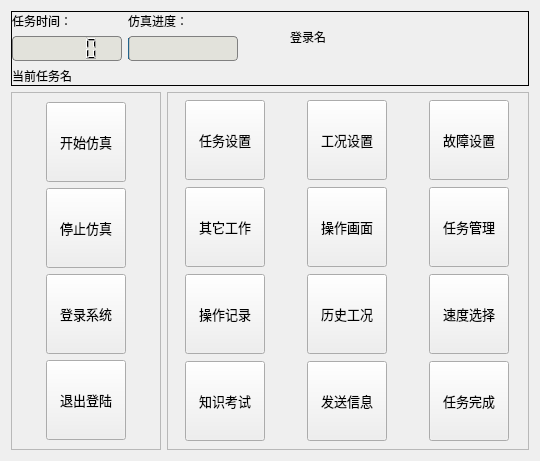
  <widget class="QWidget" name="centralwidget">
   <layout class="QGridLayout" name="gridLayout_2">
    <item row="0" column="0" colspan="2">
     <widget class="QFrame" name="frame">
      <property name="maximumSize">
       <size>
        <width>16777215</width>
        <height>16777215</height>
       </size>
      </property>
      <property name="frameShape">
       <enum>QFrame::Panel</enum>
      </property>
      <property name="frameShadow">
       <enum>QFrame::Plain</enum>
      </property>
      <layout class="QHBoxLayout" name="horizontalLayout">
       <property name="margin">
        <number>0</number>
       </property>
       <item>
        <layout class="QGridLayout" name="gridLayout_4">
         <item row="0" column="0">
          <layout class="QVBoxLayout" name="verticalLayout_2">
           <item>
            <widget class="QLabel" name="label_2">
             <property name="text">
              <string>任务时间：</string>
             </property>
            </widget>
           </item>
           <item>
            <widget class="QLCDNumber" name="taskTime">
             <property name="minimumSize">
              <size>
               <width>110</width>
               <height>25</height>
              </size>
             </property>
             <property name="maximumSize">
              <size>
               <width>110</width>
               <height>25</height>
              </size>
             </property>
             <property name="styleSheet">
              <string notr="true">border: 1px solid grey; border-radius: 4px; text-align: center; 
background-color: rgb(226,226,219);</string>
             </property>
            </widget>
           </item>
          </layout>
         </item>
         <item row="0" column="1">
          <layout class="QVBoxLayout" name="verticalLayout_3">
           <item>
            <widget class="QLabel" name="label_3">
             <property name="text">
              <string>仿真进度：</string>
             </property>
            </widget>
           </item>
           <item>
            <widget class="QProgressBar" name="SimuProgress">
             <property name="minimumSize">
              <size>
               <width>110</width>
               <height>25</height>
              </size>
             </property>
             <property name="maximumSize">
              <size>
               <width>110</width>
               <height>25</height>
              </size>
             </property>
             <property name="styleSheet">
              <string notr="true">border: 1px solid grey; border-radius: 4px; text-align: center; 
background-color: rgb(226,226,219);</string>
             </property>
             <property name="value">
              <number>0</number>
             </property>
             <property name="textVisible">
              <bool>false</bool>
             </property>
            </widget>
           </item>
          </layout>
         </item>
         <item row="0" column="2">
          <spacer name="horizontalSpacer">
           <property name="orientation">
            <enum>Qt::Horizontal</enum>
           </property>
           <property name="sizeHint" stdset="0">
            <size>
             <width>40</width>
             <height>20</height>
            </size>
           </property>
          </spacer>
         </item>
         <item row="0" column="3">
          <widget class="QLabel" name="labelInfo">
           <property name="minimumSize">
            <size>
             <width>0</width>
             <height>0</height>
            </size>
           </property>
           <property name="maximumSize">
            <size>
             <width>120</width>
             <height>16777215</height>
            </size>
           </property>
           <property name="text">
            <string>登录名</string>
           </property>
          </widget>
         </item>
         <item row="0" column="4">
          <spacer name="horizontalSpacer_2">
           <property name="orientation">
            <enum>Qt::Horizontal</enum>
           </property>
           <property name="sizeHint" stdset="0">
            <size>
             <width>40</width>
             <height>20</height>
            </size>
           </property>
          </spacer>
         </item>
         <item row="1" column="0" colspan="5">
          <widget class="QLabel" name="labelCurTaskName">
           <property name="text">
            <string>当前任务名</string>
           </property>
          </widget>
         </item>
        </layout>
       </item>
       <item>
        <widget class="QLabel" name="labelLogo">
         <property name="minimumSize">
          <size>
           <width>150</width>
           <height>0</height>
          </size>
         </property>
         <property name="maximumSize">
          <size>
           <width>130</width>
           <height>55</height>
          </size>
         </property>
         <property name="styleSheet">
          <string notr="true">border-image: url(:/pic/images/logo.png);</string>
         </property>
         <property name="text">
          <string/>
         </property>
        </widget>
       </item>
      </layout>
     </widget>
    </item>
    <item row="1" column="0">
     <widget class="QFrame" name="frame_5">
      <property name="maximumSize">
       <size>
        <width>150</width>
        <height>16777215</height>
       </size>
      </property>
      <property name="cursor">
       <cursorShape>PointingHandCursor</cursorShape>
      </property>
      <property name="autoFillBackground">
       <bool>false</bool>
      </property>
      <property name="styleSheet">
       <string/>
      </property>
      <property name="frameShape">
       <enum>QFrame::StyledPanel</enum>
      </property>
      <property name="frameShadow">
       <enum>QFrame::Plain</enum>
      </property>
      <layout class="QGridLayout" name="gridLayout_3">
       <item row="0" column="0">
        <widget class="QToolButton" name="buttonStart">
         <property name="minimumSize">
          <size>
           <width>80</width>
           <height>80</height>
          </size>
         </property>
         <property name="font">
          <font>
           <family>宋体</family>
           <pointsize>10</pointsize>
           <weight>50</weight>
           <italic>false</italic>
           <bold>false</bold>
          </font>
         </property>
         <property name="styleSheet">
          <string notr="true">font: 10pt &quot;宋体&quot;;</string>
         </property>
         <property name="text">
          <string>开始仿真</string>
         </property>
         <property name="icon">
          <iconset resource="../SimuTrainee.qrc">
           <normaloff>:/pic/images/Poisson_009.png</normaloff>:/pic/images/Poisson_009.png</iconset>
         </property>
         <property name="iconSize">
          <size>
           <width>40</width>
           <height>40</height>
          </size>
         </property>
         <property name="popupMode">
          <enum>QToolButton::DelayedPopup</enum>
         </property>
         <property name="toolButtonStyle">
          <enum>Qt::ToolButtonTextUnderIcon</enum>
         </property>
        </widget>
       </item>
       <item row="5" column="0">
        <widget class="QToolButton" name="buttonLogout">
         <property name="minimumSize">
          <size>
           <width>80</width>
           <height>80</height>
          </size>
         </property>
         <property name="font">
          <font>
           <family>宋体</family>
           <pointsize>10</pointsize>
           <weight>50</weight>
           <italic>false</italic>
           <bold>false</bold>
          </font>
         </property>
         <property name="styleSheet">
          <string notr="true">font: 10pt &quot;宋体&quot;;</string>
         </property>
         <property name="text">
          <string>退出登陆</string>
         </property>
         <property name="icon">
          <iconset resource="../SimuTrainee.qrc">
           <normaloff>:/pic/images/未标题-11.png</normaloff>:/pic/images/未标题-11.png</iconset>
         </property>
         <property name="iconSize">
          <size>
           <width>40</width>
           <height>40</height>
          </size>
         </property>
         <property name="popupMode">
          <enum>QToolButton::DelayedPopup</enum>
         </property>
         <property name="toolButtonStyle">
          <enum>Qt::ToolButtonTextUnderIcon</enum>
         </property>
        </widget>
       </item>
       <item row="3" column="0">
        <widget class="QToolButton" name="buttonStop">
         <property name="minimumSize">
          <size>
           <width>80</width>
           <height>80</height>
          </size>
         </property>
         <property name="font">
          <font>
           <family>宋体</family>
           <pointsize>10</pointsize>
           <weight>50</weight>
           <italic>false</italic>
           <bold>false</bold>
          </font>
         </property>
         <property name="styleSheet">
          <string notr="true">font: 10pt &quot;宋体&quot;;</string>
         </property>
         <property name="text">
          <string>停止仿真</string>
         </property>
         <property name="icon">
          <iconset resource="../SimuTrainee.qrc">
           <normaloff>:/pic/images/transparenc_ystal_140.png</normaloff>:/pic/images/transparenc_ystal_140.png</iconset>
         </property>
         <property name="iconSize">
          <size>
           <width>40</width>
           <height>40</height>
          </size>
         </property>
         <property name="popupMode">
          <enum>QToolButton::DelayedPopup</enum>
         </property>
         <property name="toolButtonStyle">
          <enum>Qt::ToolButtonTextUnderIcon</enum>
         </property>
        </widget>
       </item>
       <item row="4" column="0">
        <widget class="QToolButton" name="buttonLogin">
         <property name="minimumSize">
          <size>
           <width>80</width>
           <height>80</height>
          </size>
         </property>
         <property name="font">
          <font>
           <family>宋体</family>
           <pointsize>10</pointsize>
           <weight>50</weight>
           <italic>false</italic>
           <bold>false</bold>
          </font>
         </property>
         <property name="styleSheet">
          <string notr="true">font: 10pt &quot;宋体&quot;;</string>
         </property>
         <property name="text">
          <string>登录系统</string>
         </property>
         <property name="icon">
          <iconset resource="../SimuTrainee.qrc">
           <normaloff>:/pic/images/未标题-8.png</normaloff>:/pic/images/未标题-8.png</iconset>
         </property>
         <property name="iconSize">
          <size>
           <width>40</width>
           <height>40</height>
          </size>
         </property>
         <property name="popupMode">
          <enum>QToolButton::DelayedPopup</enum>
         </property>
         <property name="toolButtonStyle">
          <enum>Qt::ToolButtonTextUnderIcon</enum>
         </property>
        </widget>
       </item>
      </layout>
     </widget>
    </item>
    <item row="1" column="1">
     <widget class="QFrame" name="frame_4">
      <property name="cursor">
       <cursorShape>PointingHandCursor</cursorShape>
      </property>
      <property name="autoFillBackground">
       <bool>false</bool>
      </property>
      <property name="styleSheet">
       <string/>
      </property>
      <property name="frameShape">
       <enum>QFrame::StyledPanel</enum>
      </property>
      <property name="frameShadow">
       <enum>QFrame::Plain</enum>
      </property>
      <layout class="QGridLayout" name="gridLayout">
       <property name="horizontalSpacing">
        <number>25</number>
       </property>
       <property name="verticalSpacing">
        <number>0</number>
       </property>
       <property name="margin">
        <number>0</number>
       </property>
       <item row="1" column="5">
        <widget class="QToolButton" name="buttonTask">
         <property name="minimumSize">
          <size>
           <width>80</width>
           <height>80</height>
          </size>
         </property>
         <property name="font">
          <font>
           <family>宋体</family>
           <pointsize>10</pointsize>
           <weight>50</weight>
           <italic>false</italic>
           <bold>false</bold>
          </font>
         </property>
         <property name="styleSheet">
          <string notr="true">font: 10pt &quot;宋体&quot;;</string>
         </property>
         <property name="text">
          <string>任务管理</string>
         </property>
         <property name="icon">
          <iconset resource="../SimuTrainee.qrc">
           <normaloff>:/pic/images/未标题-3.png</normaloff>:/pic/images/未标题-3.png</iconset>
         </property>
         <property name="iconSize">
          <size>
           <width>40</width>
           <height>40</height>
          </size>
         </property>
         <property name="popupMode">
          <enum>QToolButton::DelayedPopup</enum>
         </property>
         <property name="toolButtonStyle">
          <enum>Qt::ToolButtonTextUnderIcon</enum>
         </property>
        </widget>
       </item>
       <item row="2" column="2">
        <widget class="QToolButton" name="buttonRecord">
         <property name="enabled">
          <bool>true</bool>
         </property>
         <property name="minimumSize">
          <size>
           <width>80</width>
           <height>80</height>
          </size>
         </property>
         <property name="font">
          <font>
           <family>宋体</family>
           <pointsize>10</pointsize>
           <weight>50</weight>
           <italic>false</italic>
           <bold>false</bold>
          </font>
         </property>
         <property name="styleSheet">
          <string notr="true">font: 10pt &quot;宋体&quot;;</string>
         </property>
         <property name="text">
          <string>操作记录</string>
         </property>
         <property name="icon">
          <iconset resource="../SimuTrainee.qrc">
           <normaloff>:/pic/images/png133_134.png</normaloff>:/pic/images/png133_134.png</iconset>
         </property>
         <property name="iconSize">
          <size>
           <width>40</width>
           <height>40</height>
          </size>
         </property>
         <property name="popupMode">
          <enum>QToolButton::DelayedPopup</enum>
         </property>
         <property name="toolButtonStyle">
          <enum>Qt::ToolButtonTextUnderIcon</enum>
         </property>
        </widget>
       </item>
       <item row="5" column="5">
        <widget class="QToolButton" name="buttonTaskFinished">
         <property name="minimumSize">
          <size>
           <width>80</width>
           <height>80</height>
          </size>
         </property>
         <property name="font">
          <font>
           <family>宋体</family>
           <pointsize>10</pointsize>
           <weight>50</weight>
           <italic>false</italic>
           <bold>false</bold>
          </font>
         </property>
         <property name="styleSheet">
          <string notr="true">font: 10pt &quot;宋体&quot;;</string>
         </property>
         <property name="text">
          <string>任务完成</string>
         </property>
         <property name="icon">
          <iconset resource="../SimuTrainee.qrc">
           <normaloff>:/pic/images/transparenc_ystal_180.png</normaloff>:/pic/images/transparenc_ystal_180.png</iconset>
         </property>
         <property name="iconSize">
          <size>
           <width>40</width>
           <height>40</height>
          </size>
         </property>
         <property name="checkable">
          <bool>false</bool>
         </property>
         <property name="popupMode">
          <enum>QToolButton::DelayedPopup</enum>
         </property>
         <property name="toolButtonStyle">
          <enum>Qt::ToolButtonTextUnderIcon</enum>
         </property>
        </widget>
       </item>
       <item row="0" column="5">
        <widget class="QToolButton" name="buttonSetFault">
         <property name="minimumSize">
          <size>
           <width>80</width>
           <height>80</height>
          </size>
         </property>
         <property name="font">
          <font>
           <family>宋体</family>
           <pointsize>10</pointsize>
           <weight>50</weight>
           <italic>false</italic>
           <bold>false</bold>
          </font>
         </property>
         <property name="styleSheet">
          <string notr="true">font: 10pt &quot;宋体&quot;;</string>
         </property>
         <property name="text">
          <string>故障设置</string>
         </property>
         <property name="icon">
          <iconset resource="../SimuTrainee.qrc">
           <normaloff>:/pic/images/未标题-7.png</normaloff>:/pic/images/未标题-7.png</iconset>
         </property>
         <property name="iconSize">
          <size>
           <width>40</width>
           <height>40</height>
          </size>
         </property>
         <property name="popupMode">
          <enum>QToolButton::DelayedPopup</enum>
         </property>
         <property name="toolButtonStyle">
          <enum>Qt::ToolButtonTextUnderIcon</enum>
         </property>
        </widget>
       </item>
       <item row="0" column="4">
        <widget class="QToolButton" name="buttonSetScene">
         <property name="minimumSize">
          <size>
           <width>80</width>
           <height>80</height>
          </size>
         </property>
         <property name="font">
          <font>
           <family>宋体</family>
           <pointsize>10</pointsize>
           <weight>50</weight>
           <italic>false</italic>
           <bold>false</bold>
          </font>
         </property>
         <property name="styleSheet">
          <string notr="true">font: 10pt &quot;宋体&quot;;</string>
         </property>
         <property name="text">
          <string>工况设置</string>
         </property>
         <property name="icon">
          <iconset resource="../SimuTrainee.qrc">
           <normaloff>:/pic/images/未标题-6.png</normaloff>:/pic/images/未标题-6.png</iconset>
         </property>
         <property name="iconSize">
          <size>
           <width>40</width>
           <height>40</height>
          </size>
         </property>
         <property name="popupMode">
          <enum>QToolButton::DelayedPopup</enum>
         </property>
         <property name="toolButtonStyle">
          <enum>Qt::ToolButtonTextUnderIcon</enum>
         </property>
        </widget>
       </item>
       <item row="0" column="2">
        <widget class="QToolButton" name="buttonSetTask">
         <property name="minimumSize">
          <size>
           <width>80</width>
           <height>80</height>
          </size>
         </property>
         <property name="font">
          <font>
           <family>宋体</family>
           <pointsize>10</pointsize>
           <weight>50</weight>
           <italic>false</italic>
           <bold>false</bold>
          </font>
         </property>
         <property name="styleSheet">
          <string notr="true">font: 10pt &quot;宋体&quot;;</string>
         </property>
         <property name="text">
          <string>任务设置</string>
         </property>
         <property name="icon">
          <iconset resource="../SimuTrainee.qrc">
           <normaloff>:/pic/images/未标题-9.png</normaloff>:/pic/images/未标题-9.png</iconset>
         </property>
         <property name="iconSize">
          <size>
           <width>55</width>
           <height>55</height>
          </size>
         </property>
         <property name="popupMode">
          <enum>QToolButton::DelayedPopup</enum>
         </property>
         <property name="toolButtonStyle">
          <enum>Qt::ToolButtonTextUnderIcon</enum>
         </property>
        </widget>
       </item>
       <item row="1" column="4">
        <widget class="QToolButton" name="buttonOpenOix">
         <property name="minimumSize">
          <size>
           <width>80</width>
           <height>80</height>
          </size>
         </property>
         <property name="font">
          <font>
           <family>宋体</family>
           <pointsize>10</pointsize>
           <weight>50</weight>
           <italic>false</italic>
           <bold>false</bold>
          </font>
         </property>
         <property name="styleSheet">
          <string notr="true">font: 10pt &quot;宋体&quot;;</string>
         </property>
         <property name="text">
          <string>操作画面</string>
         </property>
         <property name="icon">
          <iconset resource="../SimuTrainee.qrc">
           <normaloff>:/pic/images/未标题-1.png</normaloff>:/pic/images/未标题-1.png</iconset>
         </property>
         <property name="iconSize">
          <size>
           <width>40</width>
           <height>40</height>
          </size>
         </property>
         <property name="popupMode">
          <enum>QToolButton::DelayedPopup</enum>
         </property>
         <property name="toolButtonStyle">
          <enum>Qt::ToolButtonTextUnderIcon</enum>
         </property>
        </widget>
       </item>
       <item row="2" column="5">
        <widget class="QToolButton" name="buttonSpeed">
         <property name="minimumSize">
          <size>
           <width>80</width>
           <height>80</height>
          </size>
         </property>
         <property name="font">
          <font>
           <family>宋体</family>
           <pointsize>10</pointsize>
           <weight>50</weight>
           <italic>false</italic>
           <bold>false</bold>
          </font>
         </property>
         <property name="styleSheet">
          <string notr="true">font: 10pt &quot;宋体&quot;;</string>
         </property>
         <property name="text">
          <string>速度选择</string>
         </property>
         <property name="icon">
          <iconset resource="../SimuTrainee.qrc">
           <normaloff>:/pic/images/未标题-4.png</normaloff>:/pic/images/未标题-4.png</iconset>
         </property>
         <property name="iconSize">
          <size>
           <width>40</width>
           <height>40</height>
          </size>
         </property>
         <property name="popupMode">
          <enum>QToolButton::DelayedPopup</enum>
         </property>
         <property name="toolButtonStyle">
          <enum>Qt::ToolButtonTextUnderIcon</enum>
         </property>
        </widget>
       </item>
       <item row="5" column="4">
        <widget class="QToolButton" name="buttonSendMessage">
         <property name="minimumSize">
          <size>
           <width>80</width>
           <height>80</height>
          </size>
         </property>
         <property name="font">
          <font>
           <family>宋体</family>
           <pointsize>10</pointsize>
           <weight>50</weight>
           <italic>false</italic>
           <bold>false</bold>
          </font>
         </property>
         <property name="styleSheet">
          <string notr="true">font: 10pt &quot;宋体&quot;;</string>
         </property>
         <property name="text">
          <string>发送信息</string>
         </property>
         <property name="icon">
          <iconset resource="../SimuTrainee.qrc">
           <normaloff>:/pic/images/未标题-5.png</normaloff>:/pic/images/未标题-5.png</iconset>
         </property>
         <property name="iconSize">
          <size>
           <width>40</width>
           <height>40</height>
          </size>
         </property>
         <property name="popupMode">
          <enum>QToolButton::DelayedPopup</enum>
         </property>
         <property name="toolButtonStyle">
          <enum>Qt::ToolButtonTextUnderIcon</enum>
         </property>
        </widget>
       </item>
       <item row="5" column="2">
        <widget class="QToolButton" name="buttonExam">
         <property name="minimumSize">
          <size>
           <width>80</width>
           <height>80</height>
          </size>
         </property>
         <property name="font">
          <font>
           <family>宋体</family>
           <pointsize>10</pointsize>
           <weight>50</weight>
           <italic>false</italic>
           <bold>false</bold>
          </font>
         </property>
         <property name="styleSheet">
          <string notr="true">font: 10pt &quot;宋体&quot;;</string>
         </property>
         <property name="text">
          <string>知识考试</string>
         </property>
         <property name="icon">
          <iconset resource="../SimuTrainee.qrc">
           <normaloff>:/pic/images/未标题-10.png</normaloff>:/pic/images/未标题-10.png</iconset>
         </property>
         <property name="iconSize">
          <size>
           <width>40</width>
           <height>40</height>
          </size>
         </property>
         <property name="popupMode">
          <enum>QToolButton::DelayedPopup</enum>
         </property>
         <property name="toolButtonStyle">
          <enum>Qt::ToolButtonTextUnderIcon</enum>
         </property>
        </widget>
       </item>
       <item row="2" column="4">
        <widget class="QToolButton" name="buttonRevert">
         <property name="minimumSize">
          <size>
           <width>80</width>
           <height>80</height>
          </size>
         </property>
         <property name="font">
          <font>
           <family>宋体</family>
           <pointsize>10</pointsize>
           <weight>50</weight>
           <italic>false</italic>
           <bold>false</bold>
          </font>
         </property>
         <property name="styleSheet">
          <string notr="true">font: 10pt &quot;宋体&quot;;</string>
         </property>
         <property name="text">
          <string>历史工况</string>
         </property>
         <property name="icon">
          <iconset resource="../SimuTrainee.qrc">
           <normaloff>:/pic/images/未标题-2.png</normaloff>:/pic/images/未标题-2.png</iconset>
         </property>
         <property name="iconSize">
          <size>
           <width>50</width>
           <height>50</height>
          </size>
         </property>
         <property name="popupMode">
          <enum>QToolButton::DelayedPopup</enum>
         </property>
         <property name="toolButtonStyle">
          <enum>Qt::ToolButtonTextUnderIcon</enum>
         </property>
        </widget>
       </item>
       <item row="1" column="2">
        <widget class="QToolButton" name="buttonLocalOprate">
         <property name="minimumSize">
          <size>
           <width>80</width>
           <height>80</height>
          </size>
         </property>
         <property name="font">
          <font>
           <family>宋体</family>
           <pointsize>10</pointsize>
           <weight>50</weight>
           <italic>false</italic>
           <bold>false</bold>
          </font>
         </property>
         <property name="styleSheet">
          <string notr="true">font: 10pt &quot;宋体&quot;;</string>
         </property>
         <property name="text">
          <string>其它工作</string>
         </property>
         <property name="icon">
          <iconset resource="../SimuTrainee.qrc">
           <normaloff>:/pic/images/Tuneup_001.png</normaloff>:/pic/images/Tuneup_001.png</iconset>
         </property>
         <property name="iconSize">
          <size>
           <width>45</width>
           <height>45</height>
          </size>
         </property>
         <property name="popupMode">
          <enum>QToolButton::DelayedPopup</enum>
         </property>
         <property name="toolButtonStyle">
          <enum>Qt::ToolButtonTextUnderIcon</enum>
         </property>
        </widget>
       </item>
      </layout>
     </widget>
    </item>
   </layout>
  </widget>
